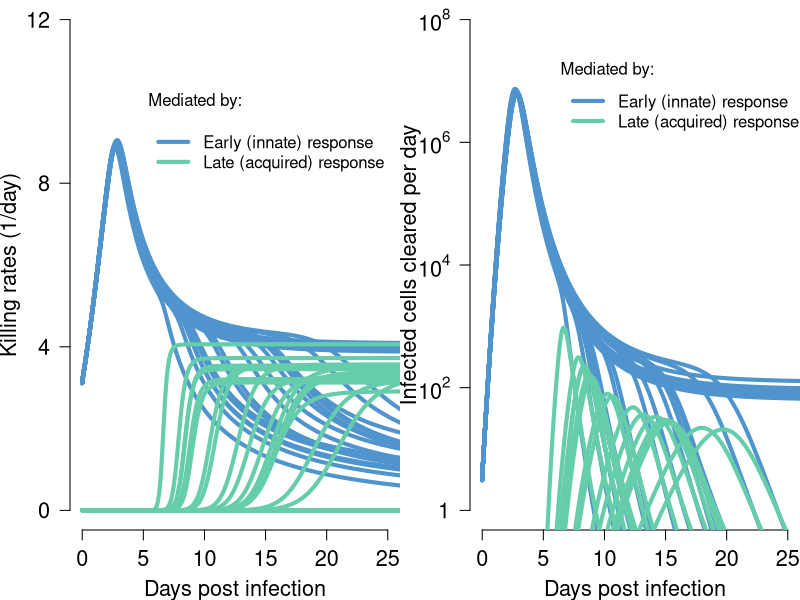

Here is the R script that generated this plot:
#setwd("set to current folder")


rm(list = ls())

#### Viral dynamics model


SARS_COV_model <- function(t,x,params){
  with(as.list(x),{   
    
    ddt_S = -beta*V*S   # susceptible target cells
    ddt_I = beta*V*S - delta*I^k*I - m*E^r*I/(E^r+E50^r)   # Infected cells
    ddt_V = p*I-c*V  # Viral load
    
    ddt_M1 = w*I*M1-q*M1
    ddt_M2 = q*(M1-M2)# M's are the intermediate compartments of the immune response that gives rise to effector cells (E) in response to viral infection 
    ddt_E = q*M2 - de*E # Effector cells that kill the infected cells
    
    der <- c(ddt_S,ddt_I,ddt_V,ddt_M1,ddt_M2,ddt_E)
    
    list(der)
  })       
}




library(deSolve)
library(DEoptim)


## Predifining colors ID for simulations
coloresID = c("steelblue4","slateblue3","navy","lightsteelblue4","dodgerblue2", 
              "cadetblue2","cornflowerblue","deepskyblue3","royalblue1","skyblue3","midnightblue",
              
              "salmon4","indianred3","brown2","coral1","chocolate2",
              "firebrick1","lightcoral","tomato2","darkred",
              
              "magenta4",
              
              "aquamarine3","darkolivegreen3","cadetblue4","chartreuse3","forestgreen","seagreen3",
              "palegreen3","springgreen4","darkseagreen4","green4","greenyellow","lightgreen")

### Specifying the marker type for each patient to be used in the simulation 
pchID = c(21,22,23,24,25,
          21,22,23,24,25,
          21,22,23,24,25,
          21,22,23,24,25,
          21,22,23,24,25)

#### Load Viral load data file
data <- read.csv("Viral_Loads.csv", header=TRUE,stringsAsFactors=FALSE) # Viral_Loads.csv is the file that records viral loads observed for each patient over the course of their infection
datanew = data

## Determine all unique Patient IDs in the dataset
IDs = unique(data[,"ID"])



### storing data in a temp file datanew
datanew = data


#### Defining final fig structure
nrows = 1
ncolumns =2

par(mfrow = c(nrows,ncolumns),     
    oma = c(0, 0, 0, 0), # 
    mar = c(3.5, 3.5, 0.0, 0.0), 
    mgp = c(2.5, 1, 0),    
    xpd = FALSE)
ld= round(10^min(data$VL))


#### Loading Parameter set that fits each patient
PAR_early_all=read.csv("Estimated_params.csv", header=TRUE,stringsAsFactors=FALSE)
# Estimated_params.csv is the file that has columns -  tzero,	log10beta,	delta,	k,	log10p,	m	,log10w,	E50,	r,	q,	de,	vx,	c,	cov_CvsNC,	cov_study





############################################################################################################
########################################################################   FIG A
############################################################################################################


tend = max(data$dao)
ijk=1
for(ID in IDs){   # [c(2,3)]){
  i = which(IDs %in% ID)
  print(i)
  
  PAR_early = PAR_early_all[i,] # Finding parameters estimated for a patient with identifier ID
  
  #Loading all parameters for plotting simulated data
  tzero=PAR_early$tzero                 # time of infection (before first positive when t=0)	
  beta=10^PAR_early$log10beta           # Virus Infectivity 
  delta=PAR_early$delta                 # density dependent death coefficient   
  k=PAR_early$k                         # Power density dependent rate   
  p=10^PAR_early$log10p                 # Virus production rate 
  w=10^PAR_early$log10w                 # Effector Precursor proliferation rate
  E50=PAR_early$E50                     # maximum killing rate by effector cells 
  r=PAR_early$r                         # Hill coefficient - killing rate
  q=PAR_early$q                         # Precursors to effector "differentiation" rate 
  de=PAR_early$de                       # Death rate of effector cells
  c=PAR_early$c                         # Virus Clearance rate
  
  
  # We also predefined the observed patients in two categories based upon whether the viral suppression is observed in the observed duration or not
  # If teh clearance is observed then Clearance_or_not=1 (which allows Effector cells to act upon infection and clear it) else Clearance_or_no=0 (means effector cell population was either not stimuated or they lacked the power to kill infected cells resolving infection)
  Clearance_or_not=PAR_early$cov_CvsNC
  
  if(Clearance_or_not==1){
    m=PAR_early$m
  }else{
    m=0
  }
  
  # As different studies analyzed different samples, we accounted the difference in the volume of sample using parameter "vx" d
  Study_no=PAR_early$cov_study  # Study ID = 1 for singapore (NASAL), 2 for German (SPETUM), 3 for Korea (NASAL) , 4 for France(Europe)  (NASAL)
  
  if (Study_no==2){
    vx=10^PAR_early$vx  # German patients (Study_no=2) had their spetum analyzed and we assume that the vol of spetum is vx times the volume of nasal swabs
  }
  else{
    vx=1  # nasal swabs were employed in studies 1,3 and 4, and we use the volume of their sample to be 1
  }
  
  
  #####  Initial conditions for Viral dynamics model
  S_0 = 1e7
  I_0 = 1
  V_0 = p*I_0/c
  M1_0 = 1
  M2_0 = 0
  M3_0 = 0
  E_0 = 0
  
  # Solving ODE
  names(S_0)=""
  names(I_0)=""
  init.x <- c(S=S_0,I=I_0,V=V_0,M1=M1_0, M2=M2_0, E=E_0)
  t.out <- seq(0,30,by=0.01)  
  
  params=c()
  # Solving Viral Dynamics ODE MODEL  
  
  out <- as.data.frame(lsodar(init.x,t.out,SARS_COV_model,params))
  
  
  # Plotting
  I = out$I
  E = out$E
  
  pkI = delta*I^k ## Innate immune response
  pkE = m*E^r/(E^r+E50^r)  ## Late (acquired) immune response
  
  if(ijk==1 ){ ## Innate immune response for the first patient
    
    plot(out$time,pkI, bty="n", type="l",xaxt="n",yaxt="n",
         lwd=4,col="steelblue3",
         xlim=c(0,25),
         ylim=c(0,12),
         cex.main=1.3,cex.axis=1.3,cex.lab=1.3,
         xlab="Days post infection",
         ylab="Killing rates (1/day)",
    )
    axis(1,at=axTicks(1),labels=as.character(axTicks(1)),cex.axis=1.3,font=1,lwd=1,las=1)
    axis(2,at=seq(0,12,length.out = 4),labels=as.character(seq(0,12,length.out = 4)),
         cex.axis=1.3,font=1,lwd=1,las=1)

    
    text(5.4,10,"Mediated by:",adj=0,cex=1.0)
    legend(5,9.5,c("Early (innate) response","Late (acquired) response"),bty="n",
           col=c("steelblue3","aquamarine3"),lwd=4,cex=1.0)
    mtext("a)",adj=-0.2,line=0.2,font=1,outer=FALSE,cex=1.1)
   
  }
  else{  ## Innate immune response for remaining patients
    lines(out$time,pkI,col="steelblue3",
          lwd=4)
  }
  
  
  ijk=ijk+1
}
for(ID in IDs){   ### Late (acquired) immune response for all patients
  i = which(IDs %in% ID)
  print(i)
  
  PAR_early = PAR_early_all[i,] # Finding parameters estimated for a patient with identifier ID
  
  #Loading all parameters for plotting simulated data
  tzero=PAR_early$tzero                 # time of infection (before first positive when t=0)	
  beta=10^PAR_early$log10beta           # Virus Infectivity 
  delta=PAR_early$delta                 # density dependent death coefficient   
  k=PAR_early$k                         # Power density dependent rate   
  p=10^PAR_early$log10p                 # Virus production rate 
  w=10^PAR_early$log10w                 # Effector Precursor proliferation rate
  E50=PAR_early$E50                     # maximum killing rate by effector cells 
  r=PAR_early$r                         # Hill coefficient - killing rate
  q=PAR_early$q                         # Precursors to effector "differentiation" rate 
  de=PAR_early$de                       # Death rate of effector cells
  c=PAR_early$c                         # Virus Clearance rate
  
  
  # We also predefined the observed patients in two categories based upon whether the viral suppression is observed in the observed duration or not
  # If teh clearance is observed then Clearance_or_not=1 (which allows Effector cells to act upon infection and clear it) else Clearance_or_no=0 (means effector cell population was either not stimuated or they lacked the power to kill infected cells resolving infection)
  Clearance_or_not=PAR_early$cov_CvsNC
  
  if(Clearance_or_not==1){
    m=PAR_early$m
  }else{
    m=0
  }
  
  # As different studies analyzed different samples, we accounted the difference in the volume of sample using parameter "vx" d
  Study_no=PAR_early$cov_study  # Study ID = 1 for singapore (NASAL), 2 for German (SPETUM), 3 for Korea (NASAL) , 4 for France(Europe)  (NASAL)
  
  if (Study_no==2){
    vx=10^PAR_early$vx  # German patients (Study_no=2) had their spetum analyzed and we assume that the vol of spetum is vx times the volume of nasal swabs
  }
  else{
    vx=1  # nasal swabs were employed in studies 1,3 and 4, and we use the volume of their sample to be 1
  }
  
  
  #####  Initial conditions for Viral dynamics model
  S_0 = 1e7
  I_0 = 1
  V_0 = p*I_0/c
  M1_0 = 1
  M2_0 = 0
  M3_0 = 0
  E_0 = 0
  
  # Solving ODE
  names(S_0)=""
  names(I_0)=""
  init.x <- c(S=S_0,I=I_0,V=V_0,M1=M1_0, M2=M2_0, E=E_0)
  t.out <- seq(0,30,by=0.01)  
  
  params=c()
  # Solving Viral Dynamics ODE MODEL  
  
  out <- as.data.frame(lsodar(init.x,t.out,SARS_COV_model,params))
  
  
  # Plotting
  I = out$I
  E = out$E
  
  pkI = delta*I^k ## Innate immune response
  pkE = m*E^r/(E^r+E50^r)  ## Late (acquired) immune response

  lines(out$time,pkE,col="aquamarine3",
          lwd=4)

  ijk=ijk+1
}








############################################################################################################
########################################################################   FIG B
############################################################################################################



ijk=1
for(ID in IDs){   
  i = which(IDs %in% ID)
  print(i)
  
  PAR_early = PAR_early_all[i,] # Finding parameters estimated for a patient with identifier ID
  
  #Loading all parameters for plotting simulated data
  tzero=PAR_early$tzero                 # time of infection (before first positive when t=0)	
  beta=10^PAR_early$log10beta           # Virus Infectivity 
  delta=PAR_early$delta                 # density dependent death coefficient   
  k=PAR_early$k                         # Power density dependent rate   
  p=10^PAR_early$log10p                 # Virus production rate 
  w=10^PAR_early$log10w                 # Effector Precursor proliferation rate
  E50=PAR_early$E50                     # maximum killing rate by effector cells 
  r=PAR_early$r                         # Hill coefficient - killing rate
  q=PAR_early$q                         # Precursors to effector "differentiation" rate 
  de=PAR_early$de                       # Death rate of effector cells
  c=PAR_early$c                         # Virus Clearance rate
  
  
  # We also predefined the observed patients in two categories based upon whether the viral suppression is observed in the observed duration or not
  # If teh clearance is observed then Clearance_or_not=1 (which allows Effector cells to act upon infection and clear it) else Clearance_or_no=0 (means effector cell population was either not stimuated or they lacked the power to kill infected cells resolving infection)
  Clearance_or_not=PAR_early$cov_CvsNC
  
  if(Clearance_or_not==1){
    m=PAR_early$m
  }else{
    m=0
  }
  
  # As different studies analyzed different samples, we accounted the difference in the volume of sample using parameter "vx" d
  Study_no=PAR_early$cov_study  # Study ID = 1 for singapore (NASAL), 2 for German (SPETUM), 3 for Korea (NASAL) , 4 for France(Europe)  (NASAL)
  
  if (Study_no==2){
    vx=10^PAR_early$vx  # German patients (Study_no=2) had their spetum analyzed and we assume that the vol of spetum is vx times the volume of nasal swabs
  }
  else{
    vx=1  # nasal swabs were employed in studies 1,3 and 4, and we use the volume of their sample to be 1
  }
  
  
  #####  Initial conditions for Viral dynamics model
  S_0 = 1e7
  I_0 = 1
  V_0 = p*I_0/c
  M1_0 = 1
  M2_0 = 0
  M3_0 = 0
  E_0 = 0
  
  # Solving ODE
  names(S_0)=""
  names(I_0)=""
  init.x <- c(S=S_0,I=I_0,V=V_0,M1=M1_0, M2=M2_0, E=E_0)
  t.out <- seq(0,30,by=0.01)  
  
  params=c()
  # Solving Viral Dynamics ODE MODEL  
  
  out <- as.data.frame(lsodar(init.x,t.out,SARS_COV_model,params))
  
  
  # Plotting
  I = out$I
  E = out$E
  
  pkI = delta*I*I^k ## Innate immune response
  pkE = m*I*E^r/(E^r+E50^r)  ## Late (acquired) immune response
  
  if(ijk==1 ){
    


    plot(out$time,pkI, bty="n", type="l",xaxt="n",yaxt="n",log="y",
         lwd=4,col="steelblue3",#"steelblue3",
         xlim=c(0,25),
         #ylim=c(1,25),
         ylim=c(1,1e8),
         cex.main=1.3,cex.axis=1.3,cex.lab=1.3,
         xlab="Days post infection",
         ylab="Infected cells cleared per day"
    )
    axis(1,at=axTicks(1),labels=as.character(axTicks(1)),cex.axis=1.3,font=1,lwd=1,las=1)

    axis(2,at=c(1,1e2,1e4,1e6,1e8),labels=expression("1","10"^"2","10"^"4","10"^"6","10"^"8"),
         cex.axis=1.3,font=1,lwd=1,las=1)

    text(6.4,1.5e7,"Mediated by:",adj=0,cex=1.0)
    legend(6.2,1e7,c("Early (innate) response","Late (acquired) response"),bty="n",
           col=c("steelblue3","aquamarine3"),lwd=4,cex=1.0)
    # 
    mtext("b)",side=3,adj=-0.3,line=0.01,font=1,outer=FALSE,cex=1.1)
    # 
    
  }
  else{
    lines(out$time,pkI,col="steelblue3",
          lwd=4)
  }
  
  
  ijk=ijk+1
}

ijk=1
for(ID in IDs){   # [c(2,3)]){
  i = which(IDs %in% ID)
  print(i)
  
  PAR_early = PAR_early_all[i,] # Finding parameters estimated for a patient with identifier ID
  
  #Loading all parameters for plotting simulated data
  tzero=PAR_early$tzero                 # time of infection (before first positive when t=0)	
  beta=10^PAR_early$log10beta           # Virus Infectivity 
  delta=PAR_early$delta                 # density dependent death coefficient   
  k=PAR_early$k                         # Power density dependent rate   
  p=10^PAR_early$log10p                 # Virus production rate 
  w=10^PAR_early$log10w                 # Effector Precursor proliferation rate
  E50=PAR_early$E50                     # maximum killing rate by effector cells 
  r=PAR_early$r                         # Hill coefficient - killing rate
  q=PAR_early$q                         # Precursors to effector "differentiation" rate 
  de=PAR_early$de                       # Death rate of effector cells
  c=PAR_early$c                         # Virus Clearance rate
  
  
  # We also predefined the observed patients in two categories based upon whether the viral suppression is observed in the observed duration or not
  # If teh clearance is observed then Clearance_or_not=1 (which allows Effector cells to act upon infection and clear it) else Clearance_or_no=0 (means effector cell population was either not stimuated or they lacked the power to kill infected cells resolving infection)
  Clearance_or_not=PAR_early$cov_CvsNC
  
  if(Clearance_or_not==1){
    m=PAR_early$m
  }else{
    m=0
  }
  
  # As different studies analyzed different samples, we accounted the difference in the volume of sample using parameter "vx" d
  Study_no=PAR_early$cov_study  # Study ID = 1 for singapore (NASAL), 2 for German (SPETUM), 3 for Korea (NASAL) , 4 for France(Europe)  (NASAL)
  
  if (Study_no==2){
    vx=10^PAR_early$vx  # German patients (Study_no=2) had their spetum analyzed and we assume that the vol of spetum is vx times the volume of nasal swabs
  }
  else{
    vx=1  # nasal swabs were employed in studies 1,3 and 4, and we use the volume of their sample to be 1
  }
  
  
  #####  Initial conditions for Viral dynamics model
  S_0 = 1e7
  I_0 = 1
  V_0 = p*I_0/c
  M1_0 = 1
  M2_0 = 0
  M3_0 = 0
  E_0 = 0
  
  # Solving ODE
  names(S_0)=""
  names(I_0)=""
  init.x <- c(S=S_0,I=I_0,V=V_0,M1=M1_0, M2=M2_0, E=E_0)
  t.out <- seq(0,30,by=0.01)  
  
  params=c()
  # Solving Viral Dynamics ODE MODEL  
  
  out <- as.data.frame(lsodar(init.x,t.out,SARS_COV_model,params))
  
  
  # Plotting
  I = out$I
  E = out$E
  
  pkI = delta*I*I^k ## Innate immune response
  pkE = m*I*E^r/(E^r+E50^r)  ## Late (acquired) immune response
  
  lines(out$time,pkE,col="aquamarine3",
          lwd=4)

  
  
  ijk=ijk+1
}
